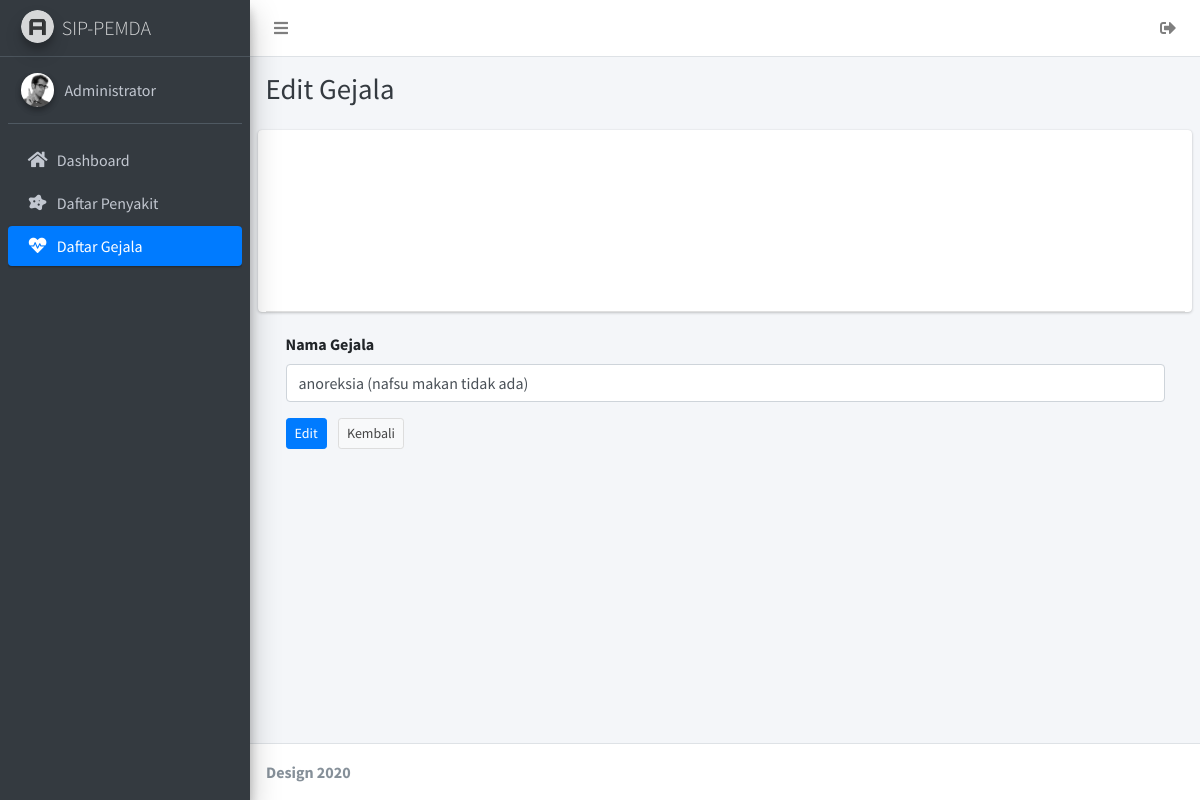
The app's page /pages/edit_symptoms.php?id=1 (signed in), older data.
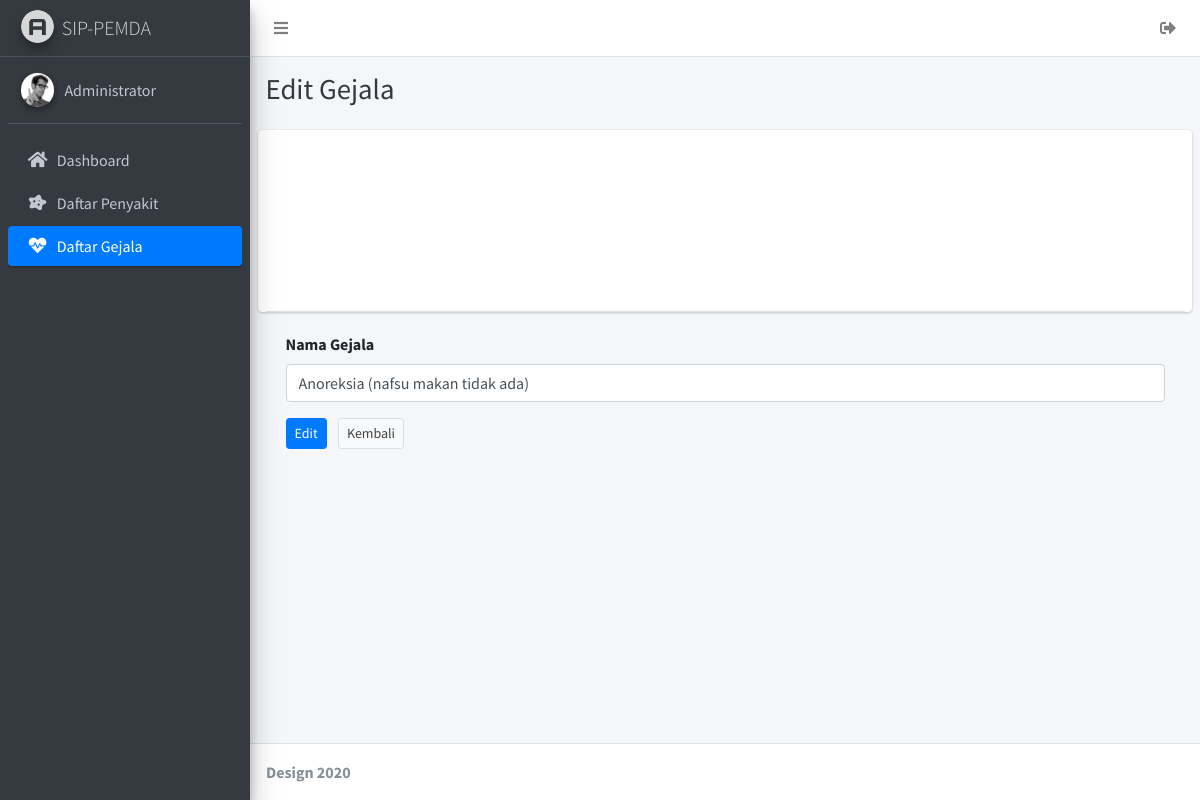
The same page, newer data.
### tables this page shows
CREATE TABLE `gejala` (
  `id` int(10) NOT NULL,
  `nama` varchar(255) NOT NULL
);

### pages/edit_symptoms.php (the view, shortened to what this page needs)
<?php
    include '../connect.php';
    $id = $_GET['id'];
    $query = "SELECT * FROM `gejala` WHERE `id`=$id;";
    $sql = mysqli_query($mysqli, $query);
?>
<!DOCTYPE html>
<html>
  <head>
    <link rel="stylesheet" href="../plugins/fontawesome-free/css/all.min.css">
    <link rel="stylesheet" href="https://code.ionicframework.com/ionicons/2.0.1/css/ionicons.min.css">
    <link rel="stylesheet" href="../plugins/tempusdominus-bootstrap-4/css/tempusdominus-bootstrap-4.min.css">
    <link rel="stylesheet" href="../plugins/icheck-bootstrap/icheck-bootstrap.min.css">
    <link rel="stylesheet" href="../plugins/jqvmap/jqvmap.min.css">
    <link rel="stylesheet" href="../dist/css/adminlte.min.css">
    <link rel="stylesheet" href="../plugins/overlayScrollbars/css/OverlayScrollbars.min.css">
    <link rel="stylesheet" href="../plugins/daterangepicker/daterangepicker.css">
    <link rel="stylesheet" href="../plugins/summernote/summernote-bs4.css">
  </head>
  <body class="hold-transition sidebar-mini layout-fixed">
    <div class="wrapper">
      <nav class="main-header navbar navbar-expand navbar-white navbar-light">
        <ul class="navbar-nav">
          <li class="nav-item">
            <a class="nav-link" data-widget="pushmenu" href="#" role="button"><i class="fas fa-bars"></i></a>
          </li>
        </ul>
        <ul class="navbar-nav ml-auto">
          <li class="nav-item">
            <a class="nav-link" href="logout.html">
              <i class="fas fa-sign-out-alt"></i>
            </a>
          </li>
        </ul>
      </nav>
      <aside class="main-sidebar sidebar-dark-primary elevation-4">
        <a href="index.html" class="brand-link">
          <img src="../dist/img/AdminLTELogo.png" alt="AdminLTE Logo" class="brand-image img-circle elevation-3"
              style="opacity: .8">
          <span class="brand-text font-weight-light">SIP-PEMDA</span>
        </a>
        <div class="sidebar">
          <div class="user-panel mt-3 pb-3 mb-3 d-flex">
            <div class="image">
              <img src="../dist/img/user2-160x160.jpg" class="img-circle elevation-2" alt="User Image">
            </div>
            <div class="info">
              <a href="profil.html" class="d-block">Administrator</a>
            </div>
          </div>
          <nav class="mt-2">
            <ul class="nav nav-pills nav-sidebar flex-column nav-child-indent" data-widget="treeview" role="menu" data-accordion="false">
              <li class="nav-item">
                <a href="dashboard.php" class="nav-link">
                  <i class="nav-icon fas fa-home"></i>
                  <p>
                    Dashboard
                  </p>
                </a>
              </li>
              <li class="nav-item">
                <a href="diseases.php" class="nav-link">
                  <i class="nav-icon fas fa-disease"></i>
                  <p>
                    Daftar Penyakit
                  </p>
                </a>
              </li>
              <li class="nav-item">
                <a href="symptoms.php" class="nav-link active">
                  <i class="nav-icon fas fa-heartbeat"></i>
                  <p>
                    Daftar Gejala
                  </p>
                </a>
              </li>
            </ul>
          </nav>
        </div>
      </aside>
      <div class="content-wrapper">
        <div class="content-header">
          <div class="container-fluid">
            <div class="row mb-2">
              <div class="col-sm-6">
                <h1 class="m-0 text-dark">Edit Gejala</h1>
              </div>
            </div>
          </div>
        </div>
        <section class="content">
          <div class="container-fluid">
            <div class="row">
              <div class="card col-12">
                <div class="card-header col-12">
                </div>
                <div class="card-body">
                    <?php if(mysqli_num_rows($sql) == 0){
                        header("Location: symptoms.php");
                    } else {
                        while($datas = mysqli_fetch_assoc($sql)){
                        ?>
                        <form action="../functions/edit_symptoms.php" method="post">
                            <div class="form-group">
                                <label for="">Nama Gejala</label>
                                <input type="text" class="form-control" placeholder="Nama Gejala" id="nama" name="nama" value="<?php echo $datas['nama'] ?>">
                            </div>
                            <button type="submit" class="btn btn-sm btn-primary mr-2">Edit</button>
                            <a href="symptoms.php" class="btn btn-sm btn-default">Kembali</a>
                        </form>
                    <?php }
                    }
                    ?>
                </div>
              </div>
            </div>
          </div>
        </section>
      </div>
      <footer class="main-footer">
        <strong>Design 2020</strong>
      </footer>
    </div>
  </body>
</html>

Row changes from the older to the newer data that the page shows:
changed gejala: nama "anoreksia (nafsu makan tidak ada)" → "Anoreksia (nafsu makan tidak ada)"
